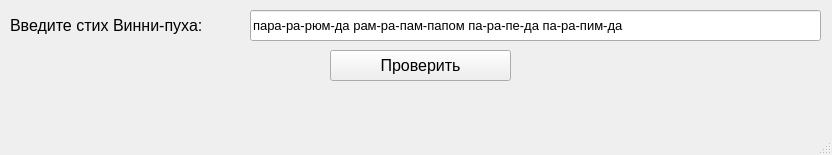
<?xml version="1.0" encoding="UTF-8"?>
<ui version="4.0">
 <class>MainWindow</class>
 <widget class="QMainWindow" name="MainWindow">
  <property name="geometry">
   <rect>
    <x>0</x>
    <y>0</y>
    <width>832</width>
    <height>155</height>
   </rect>
  </property>
  <property name="windowTitle">
   <string>Задача 34: про стих Винни-пуха</string>
  </property>
  <widget class="QWidget" name="centralwidget">
   <widget class="QLineEdit" name="leInputStr">
    <property name="geometry">
     <rect>
      <x>250</x>
      <y>10</y>
      <width>571</width>
      <height>31</height>
     </rect>
    </property>
    <property name="font">
     <font>
      <pointsize>10</pointsize>
     </font>
    </property>
    <property name="text">
     <string>пара-ра-рюм-да рам-ра-пам-папом па-ра-пе-да па-ра-пим-да</string>
    </property>
   </widget>
   <widget class="QLabel" name="label">
    <property name="geometry">
     <rect>
      <x>10</x>
      <y>10</y>
      <width>241</width>
      <height>31</height>
     </rect>
    </property>
    <property name="font">
     <font>
      <pointsize>12</pointsize>
     </font>
    </property>
    <property name="text">
     <string>Введите стих Винни-пуха:</string>
    </property>
   </widget>
   <widget class="QPushButton" name="btCheck">
    <property name="geometry">
     <rect>
      <x>330</x>
      <y>50</y>
      <width>181</width>
      <height>31</height>
     </rect>
    </property>
    <property name="font">
     <font>
      <pointsize>12</pointsize>
     </font>
    </property>
    <property name="text">
     <string>Проверить</string>
    </property>
   </widget>
   <widget class="QLabel" name="lbResult">
    <property name="geometry">
     <rect>
      <x>30</x>
      <y>90</y>
      <width>781</width>
      <height>31</height>
     </rect>
    </property>
    <property name="font">
     <font>
      <pointsize>12</pointsize>
     </font>
    </property>
    <property name="styleSheet">
     <string notr="true"/>
    </property>
    <property name="text">
     <string/>
    </property>
    <property name="alignment">
     <set>Qt::AlignCenter</set>
    </property>
   </widget>
  </widget>
  <widget class="QMenuBar" name="menubar">
   <property name="geometry">
    <rect>
     <x>0</x>
     <y>0</y>
     <width>832</width>
     <height>26</height>
    </rect>
   </property>
  </widget>
  <widget class="QStatusBar" name="statusbar"/>
 </widget>
 <resources/>
 <connections/>
</ui>
